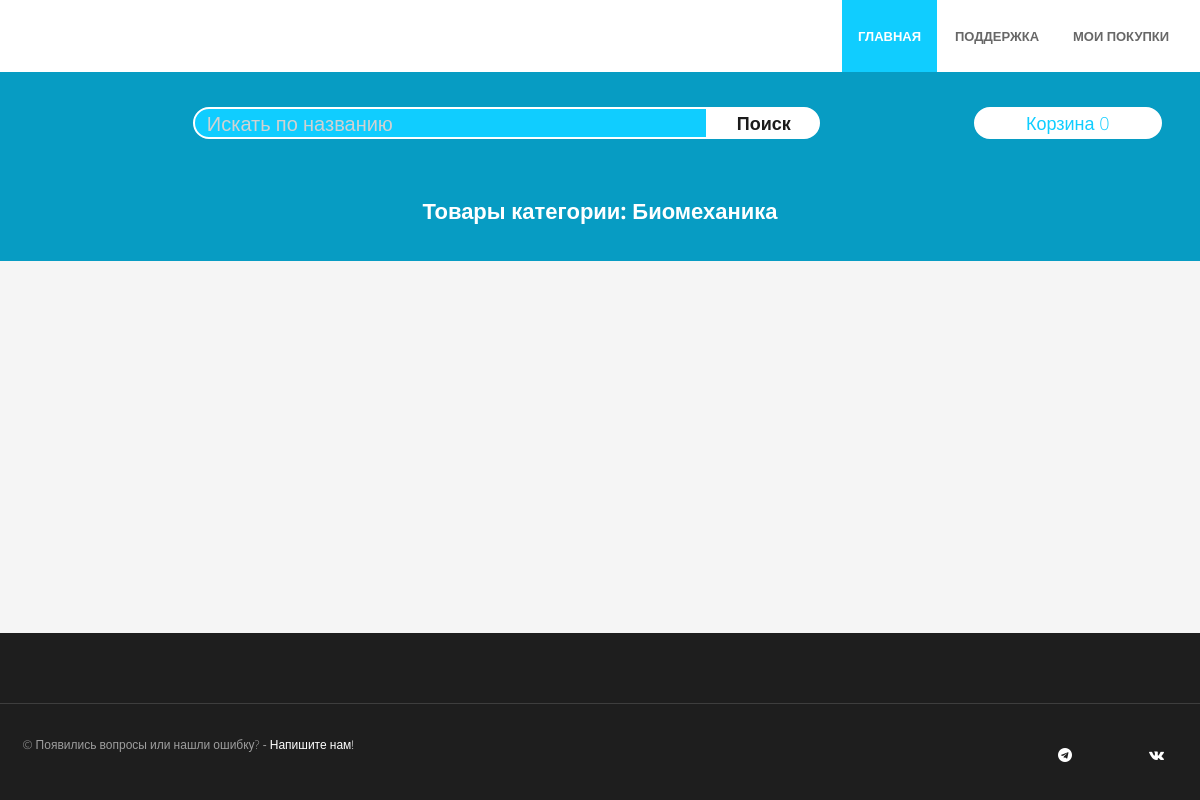
Page /category/biomehanika on the earlier database version.
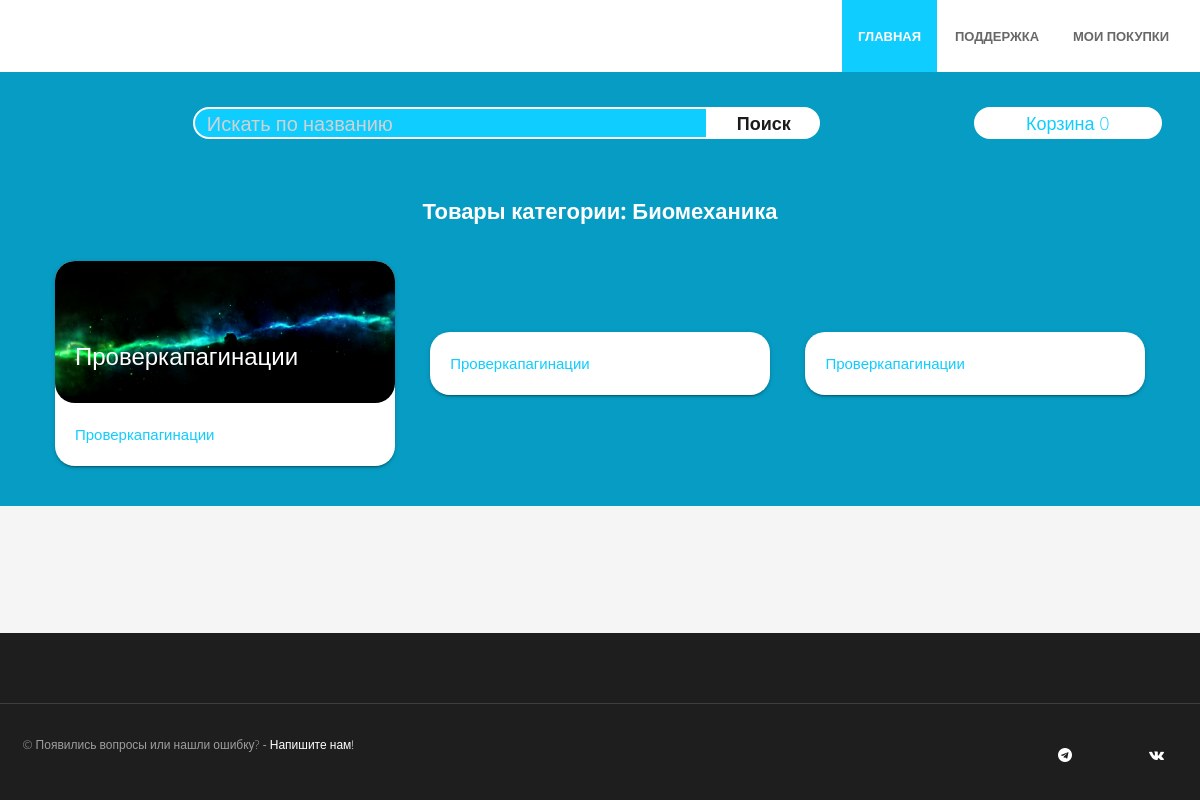
Same page on the later database version.
### shop/models.py (models this page shows, shortened)
class Category(models.Model):
    name = models.CharField(max_length=200, db_index=True)
    slug = models.SlugField(max_length=200, db_index=True, unique=True)
    class Meta:
        ordering = ('name',)
        verbose_name = 'Категория'
        verbose_name_plural = 'Категории'
    def __str__(self):
        return self.name
    def get_absolute_url(self):
        return reverse('product_list_by_category',
                        kwargs={'cat_slug': self.slug})

class Product(models.Model):
    category = models.ForeignKey(Category, related_name='products', on_delete=models.CASCADE)
    name = models.CharField(max_length=200, db_index=True)
    slug = models.CharField(max_length=200, db_index=True, unique=True)
    image = models.ImageField(upload_to='products/%Y/%m/%d')
    description = models.TextField(verbose_name='Описание')
    price = models.DecimalField(max_digits=10, decimal_places=2)
    quantity = models.PositiveIntegerField()
    available = models.BooleanField(default=True)
    created = models.DateTimeField(auto_now_add=True)
    updated = models.DateTimeField(auto_now=True)
    class Meta:
        ordering = ('name',)
        index_together = (('id', 'slug'),)
    def get_absolute_url(self):
        return reverse('product_detail',
                       kwargs={'prd_slug': self.slug})

### shop/views.py (the view)
def categories_list(request, cat_slug=None):
    category = None
    categories = Category.objects.all()
    products = Product.objects.filter(available=True)
    if cat_slug:
        category = get_object_or_404(Category, slug=cat_slug)
        products = products.filter(category=category)
    return render(request, 'shop/product/category.html',
                  {'category': category,
                   'categories': categories,
                   'products': products})

### cart/cart.py (called while the page is built)
    def __len__(self):
        return sum(item['quantity'] for item in self.cart.values())

    def get_total_price(self):
        return sum(Decimal(item['price']) * item['quantity'] for item in
                   self.cart.values())

### cart/context_processors.py (called while the page is built)
def cart(request):
    return {'cart': Cart(request)}

### templates/shop/product/category.html (shortened to what this page needs)
{% extends "shop/base.html" %}
{% load static %}
{% block content %}
<section class="dishes">
    <div class="container">
        <div class="search">
                    <form class="search__form">
                            <input class="search__input" name="name__icontains" id="id_name__icontains"  type="text" placeholder="Искать по названию">
                            <button type="submit" class="search__button">Поиск</button>
                    </form>
                    <div class="cart__form"><a class="waves-effect waves-dark" href="{% url 'cart_detail' %}">Корзина {{ total_items }}{{ total_items|pluralize }}
                {{ cart.get_total_price }}</a></div>
        </div>
        <div class="t1div">
            Товары категории: {{ category }}
        </div>
        <div class="moycontainer">
            {% for product in products %}
                <a href="{{ product.get_absolute_url }}" class="col-md-4 md-margin-bottom-40">
					<div class="card small">
                        <div class="card-image">
                             <img class="img-responsive" src="{{ product.image.url }}" alt="">
                            <span class="card-title">{{ product.name }}</span>
                        </div>
                        <div class="card-content">
                            <p>
                                {{ product.description|truncatechars:45 }}
                            </p>
                        </div>
                    </div>
                </a>
            {% endfor %}
        </div>
    </div>
</section>
{% endblock %}

### templates/shop/base.html (shortened to what this page needs)
<!DOCTYPE html>
{% load static %}
<html lang="en">
<head>
<link rel="stylesheet" href="{% static 'materialize/css/materialize.min.css' %}" media="screen,projection" />
<link href="{% static 'css/bootstrap.min.css' %}" rel="stylesheet" />
<link href="{% static 'css/fancybox/jquery.fancybox.css' %}" rel="stylesheet">
<link href="{% static 'css/flexslider.css' %}" rel="stylesheet" />
<link href="{% static 'css/style.css' %}" rel="stylesheet" />
<link rel='stylesheet' href='https://cdnjs.cloudflare.com/ajax/libs/font-awesome/4.7.0/css/font-awesome.min.css'>
</head>
<body>
<div id="wrapper" class="home-page">
	<header>
        <div class="navbar navbar-default navbar-static-top">
            <div class="container">
                <div class="navbar-collapse collapse ">
                    <ul class="nav navbar-nav">
                        <li class="active"><a class="waves-effect waves-dark" href="{% url 'product_list' %}">Главная</a></li>
						<li><a class="waves-effect waves-dark" href="contact.html">Поддержка</a></li>
						<li><a class="waves-effect waves-dark" href="{% url 'product_list' %}">Мои покупки</a></li>
                    </ul>
                </div>
            </div>
        </div>
	</header>
</div>
<div class="divmain">
	{% block content %}
	{% endblock content %}
</div>
<footer>
    <div id="sub-footer">
	<div class="container">
		<div class="row">
			<div class="col-lg-6">
				<div class="copyright">
					<p>
						<span>&copy; Появились вопросы или нашли ошибку? </span><a href="https://vk.com/reckles1s" target="_blank"> - Напишите нам!</a>
					</p>
				</div>
			</div>
			<div class="col-lg-6">
				<ul class="social-network">
					<li><a class="waves-effect waves-dark" href="" data-placement="top" title="Телеграм"><i class="fa fa-telegram"></i></a></li>
					<li><a class="waves-effect waves-dark" href="#" data-placement="top" title="Telegram"></a></li>
					<li><a class="waves-effect waves-dark" href="https://vk.com/reckles1s" data-placement="top" title="ВК"><i class="fa fa-vk"></i></a></li>
				</ul>
			</div>
		</div>
	</div>
</div>
</footer>
</body>
</html>

### static/css/style.css (style rules this page uses)
body { font-family:'Open Sans', Arial, sans-serif; font-weight:300; line-height:1.6em; color:#656565; font-size: 1.4em; background: #f5f5f5; display: grid; grid-template-rows: auto 1fr auto; min-height: 100%; }
a { color: #10cdff; text-decoration: none; }
#wrapper { width:100%; margin:0; padding:0; }
.row,.row-fluid { margin-bottom:30px; }
header .navbar { margin-bottom: 0; }
.navbar-default { border: none; }
header .navbar-collapse ul.navbar-nav { float: right; margin-right: 0; }
header .navbar { min-height: 70px;padding: 18px 0;background: #ffffff; }
.home-page header .navbar-default { background: #fff; width: 100%; }
header .nav li a:hover, header .nav li a:focus, header .nav li.active a, header .nav li.active a:hover, header .nav li a.dropdown-toggle:hover, header .nav li a.dropdown-toggle:focus, header .nav li.active ul.dropdown-menu li a:hover, header .nav li.active ul.dropdown-menu li.active a { -webkit-transition: all .3s ease; -moz-transition: all .3s ease; -ms-transition: all .3s ease; -o-transition: all .3s ease; transition: all .3s ease; }
header .navbar { min-height: 62px; padding: 0; }
header .navbar-nav > li { padding-bottom: 12px; padding-top: 12px; padding: 0 !important; }
header .navbar-nav > li > a { margin-left: 2px; line-height: 40px; font-weight: 700; -webkit-transition: all .3s ease; -moz-transition: all .3s ease; -ms-transition: all .3s ease; -o-transition: all .3s ease; transition: all .3s ease; }
.dishes { background: #079cc3; color: #1b1b1b; }
.navbar-default .navbar-nav > .active > a, .navbar-default .navbar-nav > .active > a:hover, .navbar-default .navbar-nav > .active > a:focus { background-color: #fff; }
header ul.nav li { border:none; margin:0; }
header ul.nav li a { font-size: 13px; border:none; font-weight: 600; text-transform:uppercase; }
.navbar .nav > li > a { color: #676767; text-shadow: none; border: 1px solid rgba(255, 255, 255, 0) !important; }
.navbar .nav > .active > a,.navbar .nav > .active > a:hover { background:none; font-weight:700; }
.navbar-default .navbar-nav>.active>a, .navbar-default .navbar-nav>.active>a:hover, .navbar-default .navbar-nav>.active>a:focus { color: #ffffff;background: #10cdff;border-radius: 0; }
.search { float:right; margin:35px 0 0; padding-bottom:0; }
footer { background: #1e1e1e; }
footer { padding:50px 0 0 0; color:#f8f8f8; width: 100%; }
footer a { color:#fff; }
ul.social-network { list-style:none; margin: 4px 0 0; }
ul.social-network li { display:inline; margin: 0 5px; padding: 5px 0 0; width: 32px; display: inline-block; text-align: center; height: 32px; vertical-align: baseline; }
#sub-footer { text-shadow:none; color: #dedede; padding:0; padding-top:30px; margin:20px 0 0 0; background: #1e1e1e; border-top: 1px solid #3e3e3e; }
#sub-footer p { margin:0; padding:0; }
#sub-footer span { color: #9e9e9e; }
.copyright { text-align:left; font-size:12px; }
#sub-footer ul.social-network { float:right; }
.search { width: 100%; display: flex; justify-content: center; margin-bottom: 30px; }
.search__form { display: flex; justify-content: center; align-items: center; width: 80%; height: 4vh; }
.search__input { width: 45%; padding-left: 1vw; border: 2px solid white; background-color: #10cdff; height: 4vh; border-bottom-left-radius: 20px; border-top-left-radius: 20px; font-size: 20px; }
.search__button { width: 9%; border: 2px solid white; background-color: #fff; height: 4vh; font-size: 18px; font-weight: bold; border-bottom-right-radius: 20px; border-top-right-radius: 20px; }
.cart__form { border-radius: 20px; display: flex; justify-content: center; border: 2px solid white; background-color: white; align-items: center; font-size: 18px; height: 4vh; width: 15%; }
.t1div { font-size: 22px; display: flex; justify-content: center; font-weight: bold; align-items: center; color: white; padding: 30px; }
.divmain { height: 100%; }

Differences in the rows shown:
added Product: image (picture), name "Проверкапагинации", description "Проверкапагинации"
added Product: description "Проверкапагинации"
added Product: description "Проверкапагинации"
